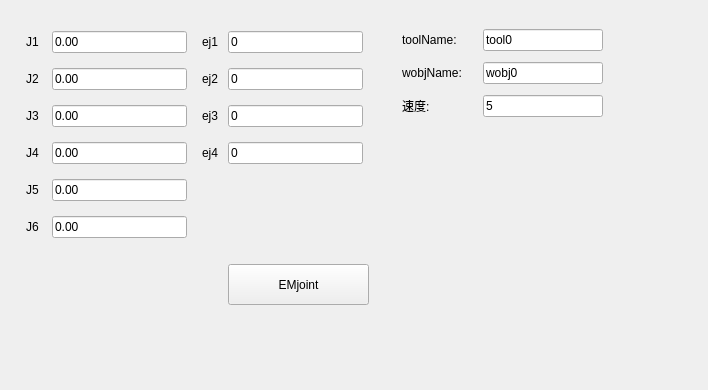
     <widget class="QWidget" name="tab3">
      <attribute name="title">
       <string>运动4</string>
      </attribute>
      <widget class="QWidget" name="widget_3" native="true">
       <property name="geometry">
        <rect>
         <x>0</x>
         <y>0</y>
         <width>699</width>
         <height>381</height>
        </rect>
       </property>
       <property name="minimumSize">
        <size>
         <width>0</width>
         <height>200</height>
        </size>
       </property>
       <widget class="QWidget" name="layoutWidget_12">
        <property name="geometry">
         <rect>
          <x>26</x>
          <y>22</y>
          <width>161</width>
          <height>231</height>
         </rect>
        </property>
        <layout class="QVBoxLayout" name="verticalLayout_15">
         <item>
          <layout class="QHBoxLayout" name="horizontalLayout_71">
           <item>
            <widget class="QLabel" name="mj1_7">
             <property name="minimumSize">
              <size>
               <width>20</width>
               <height>0</height>
              </size>
             </property>
             <property name="text">
              <string>J1</string>
             </property>
            </widget>
           </item>
           <item>
            <widget class="QLineEdit" name="emjoint_j1">
             <property name="text">
              <string>0.00</string>
             </property>
            </widget>
           </item>
          </layout>
         </item>
         <item>
          <layout class="QHBoxLayout" name="horizontalLayout_72">
           <item>
            <widget class="QLabel" name="mj2_7">
             <property name="minimumSize">
              <size>
               <width>20</width>
               <height>0</height>
              </size>
             </property>
             <property name="text">
              <string>J2</string>
             </property>
            </widget>
           </item>
           <item>
            <widget class="QLineEdit" name="emjoint_j2">
             <property name="text">
              <string>0.00</string>
             </property>
            </widget>
           </item>
          </layout>
         </item>
         <item>
          <layout class="QHBoxLayout" name="horizontalLayout_73">
           <item>
            <widget class="QLabel" name="mj3_7">
             <property name="minimumSize">
              <size>
               <width>20</width>
               <height>0</height>
              </size>
             </property>
             <property name="text">
              <string>J3</string>
             </property>
            </widget>
           </item>
           <item>
            <widget class="QLineEdit" name="emjoint_j3">
             <property name="text">
              <string>0.00</string>
             </property>
            </widget>
           </item>
          </layout>
         </item>
         <item>
          <layout class="QHBoxLayout" name="horizontalLayout_74">
           <item>
            <widget class="QLabel" name="mj4_7">
             <property name="minimumSize">
              <size>
               <width>20</width>
               <height>0</height>
              </size>
             </property>
             <property name="text">
              <string>J4</string>
             </property>
            </widget>
           </item>
           <item>
            <widget class="QLineEdit" name="emjoint_j4">
             <property name="text">
              <string>0.00</string>
             </property>
            </widget>
           </item>
          </layout>
         </item>
         <item>
          <layout class="QHBoxLayout" name="horizontalLayout_75">
           <item>
            <widget class="QLabel" name="mj5_5">
             <property name="minimumSize">
              <size>
               <width>20</width>
               <height>0</height>
              </size>
             </property>
             <property name="text">
              <string>J5</string>
             </property>
            </widget>
           </item>
           <item>
            <widget class="QLineEdit" name="emjoint_j5">
             <property name="text">
              <string>0.00</string>
             </property>
            </widget>
           </item>
          </layout>
         </item>
         <item>
          <layout class="QHBoxLayout" name="horizontalLayout_76">
           <item>
            <widget class="QLabel" name="mj6_11">
             <property name="minimumSize">
              <size>
               <width>20</width>
               <height>0</height>
              </size>
             </property>
             <property name="text">
              <string>J6</string>
             </property>
            </widget>
           </item>
           <item>
            <widget class="QLineEdit" name="emjoint_j6">
             <property name="text">
              <string>0.00</string>
             </property>
            </widget>
           </item>
          </layout>
         </item>
        </layout>
       </widget>
       <widget class="QWidget" name="layoutWidget_8">
        <property name="geometry">
         <rect>
          <x>402</x>
          <y>24</y>
          <width>201</width>
          <height>101</height>
         </rect>
        </property>
        <layout class="QVBoxLayout" name="verticalLayout_16">
         <item>
          <layout class="QHBoxLayout" name="horizontalLayout_77">
           <item>
            <widget class="QLabel" name="mj6_12">
             <property name="minimumSize">
              <size>
               <width>50</width>
               <height>0</height>
              </size>
             </property>
             <property name="text">
              <string>toolName:</string>
             </property>
            </widget>
           </item>
           <item>
            <widget class="QLineEdit" name="emjoint_tool">
             <property name="maximumSize">
              <size>
               <width>120</width>
               <height>16777215</height>
              </size>
             </property>
             <property name="text">
              <string>tool0</string>
             </property>
            </widget>
           </item>
          </layout>
         </item>
         <item>
          <layout class="QHBoxLayout" name="horizontalLayout_78">
           <item>
            <widget class="QLabel" name="mj6_13">
             <property name="minimumSize">
              <size>
               <width>50</width>
               <height>0</height>
              </size>
             </property>
             <property name="text">
              <string>wobjName:</string>
             </property>
            </widget>
           </item>
           <item>
            <widget class="QLineEdit" name="emjoint_wobj">
             <property name="maximumSize">
              <size>
               <width>120</width>
               <height>16777215</height>
              </size>
             </property>
             <property name="text">
              <string>wobj0</string>
             </property>
            </widget>
           </item>
          </layout>
         </item>
         <item>
          <layout class="QHBoxLayout" name="horizontalLayout_59">
           <item>
            <widget class="QLabel" name="mj6_14">
             <property name="minimumSize">
              <size>
               <width>50</width>
               <height>0</height>
              </size>
             </property>
             <property name="text">
              <string>速度:</string>
             </property>
            </widget>
           </item>
           <item>
            <widget class="QLineEdit" name="emjoint_speed">
             <property name="maximumSize">
              <size>
               <width>120</width>
               <height>16777215</height>
              </size>
             </property>
             <property name="text">
              <string>5</string>
             </property>
            </widget>
           </item>
          </layout>
         </item>
        </layout>
       </widget>
       <widget class="QPushButton" name="EMJOINT">
        <property name="geometry">
         <rect>
          <x>228</x>
          <y>264</y>
          <width>141</width>
          <height>41</height>
         </rect>
        </property>
        <property name="text">
         <string>EMjoint</string>
        </property>
       </widget>
       <widget class="QWidget" name="layoutWidget_13">
        <property name="geometry">
         <rect>
          <x>202</x>
          <y>22</y>
          <width>161</width>
          <height>151</height>
         </rect>
        </property>
        <layout class="QVBoxLayout" name="verticalLayout_17">
         <item>
          <layout class="QHBoxLayout" name="horizontalLayout_60">
           <item>
            <widget class="QLabel" name="mj1_5">
             <property name="minimumSize">
              <size>
               <width>20</width>
               <height>0</height>
              </size>
             </property>
             <property name="text">
              <string>ej1</string>
             </property>
            </widget>
           </item>
           <item>
            <widget class="QLineEdit" name="emjoint_aux1">
             <property name="text">
              <string>0</string>
             </property>
            </widget>
           </item>
          </layout>
         </item>
         <item>
          <layout class="QHBoxLayout" name="horizontalLayout_61">
           <item>
            <widget class="QLabel" name="mj2_5">
             <property name="minimumSize">
              <size>
               <width>20</width>
               <height>0</height>
              </size>
             </property>
             <property name="text">
              <string>ej2</string>
             </property>
            </widget>
           </item>
           <item>
            <widget class="QLineEdit" name="emjoint_aux2">
             <property name="text">
              <string>0</string>
             </property>
            </widget>
           </item>
          </layout>
         </item>
         <item>
          <layout class="QHBoxLayout" name="horizontalLayout_62">
           <item>
            <widget class="QLabel" name="mj3_5">
             <property name="minimumSize">
              <size>
               <width>20</width>
               <height>0</height>
              </size>
             </property>
             <property name="text">
              <string>ej3</string>
             </property>
            </widget>
           </item>
           <item>
            <widget class="QLineEdit" name="emjoint_aux3">
             <property name="text">
              <string>0</string>
             </property>
            </widget>
           </item>
          </layout>
         </item>
         <item>
          <layout class="QHBoxLayout" name="horizontalLayout_79">
           <item>
            <widget class="QLabel" name="mj4_5">
             <property name="minimumSize">
              <size>
               <width>20</width>
               <height>0</height>
              </size>
             </property>
             <property name="text">
              <string>ej4</string>
             </property>
            </widget>
           </item>
           <item>
            <widget class="QLineEdit" name="emjoint_aux4">
             <property name="text">
              <string>0</string>
             </property>
            </widget>
           </item>
          </layout>
         </item>
        </layout>
       </widget>
      </widget>
     </widget>
